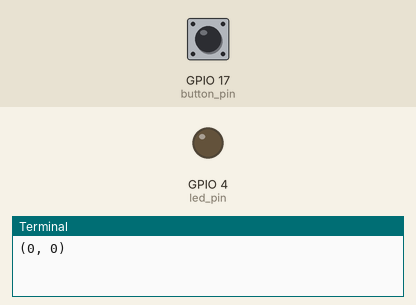
A program run on a simulated Raspberry Pi (BCM pin numbers). Parts: output pins drawn as LEDs (lit = HIGH), the last lines printed to the terminal. The test bench sets the inputs (shaded band); at power-on: GPIO 17 (button_pin) LOW. The clock reads 2024-03-15 10:24:30 at power-on unless the program sets it; the camera gives no picture and a still takes 0.5 s.

Above: at 3.2 s.
3.3 s: GPIO 17 (button_pin) pulled HIGH for 0.15 s
At 4.8 s:
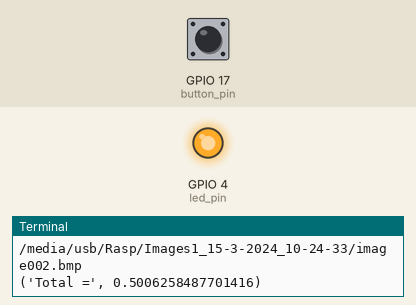
Timing chart, 0 to 54.8 s (numbered marks = the images above; inputs shaded):
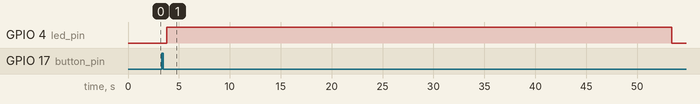

The program:

goruntu_alma.py
```python
import RPi.GPIO as GPIO
import time
import os
from picamera import PiCamera

GPIO.setmode(GPIO.BCM)
led_pin = 4
button_pin = 17
GPIO.setup(led_pin, GPIO.OUT)
GPIO.setup(button_pin, GPIO.IN, pull_up_down=GPIO.PUD_DOWN)
GPIO.setwarnings(False)

height = 480
width = 640
fps = 40
with PiCamera(sensor_mode=5,resolution=(width,height),framerate=fps) as camera:
        camera.awb_mode = 'fluorescent'
        camera.brightness = 50
        #camera.color_effects = (128,128)
        camera.contrast = 0
        camera.exposure_compensation = 25
        camera.exposure_mode = 'backlight'
        camera.image_denoise = True
        camera.image_effect = 'denoise'
        camera.meter_mode = 'backlit'
        camera.iso = 100
        camera.drc_strength = 'high'
        camera.saturation = 0
        camera.sharpness = 100
        camera.shutter_speed = 2500
        camera.still_stats = False
        camera.video_denoise = True
        camera.video_stabilization = True
        print(camera.resolution,camera.framerate)
        time.sleep(2)

        folder_counter = 1
        while True:
            if GPIO.HIGH == GPIO.input(button_pin):
                try:
                    date_list = time.localtime()
                    path = '/media/usb/Rasp/Images%d_%s-%s-%s_%s-%s-%s' % (folder_counter,date_list[2],date_list[1],date_list[0],date_list[3],date_list[4],date_list[5])
                    folder_counter = folder_counter + 1
                    os.mkdir(path)
                    i = 0
                    start = time.time()
                    for i, filename in enumerate(
                            camera.capture_continuous('%s/image{counter:03d}.bmp' % path,use_video_port=True,burst=False)):
                        print(filename)
                        GPIO.output(led_pin, GPIO.HIGH)
                        if i == 99:
                            break
                        end = time.time()
                        print("Total =",(end-start))
                        start = time.time()
                except:
                    print "create folder failed"
                    time.sleep(0.5)
                    continue
            else:
                GPIO.output(led_pin, GPIO.LOW)
```

Measured:
- after the input at 3.3 s, GPIO 4 (led_pin): LOW → HIGH after 0.50 s, → LOW 49.6 s later
